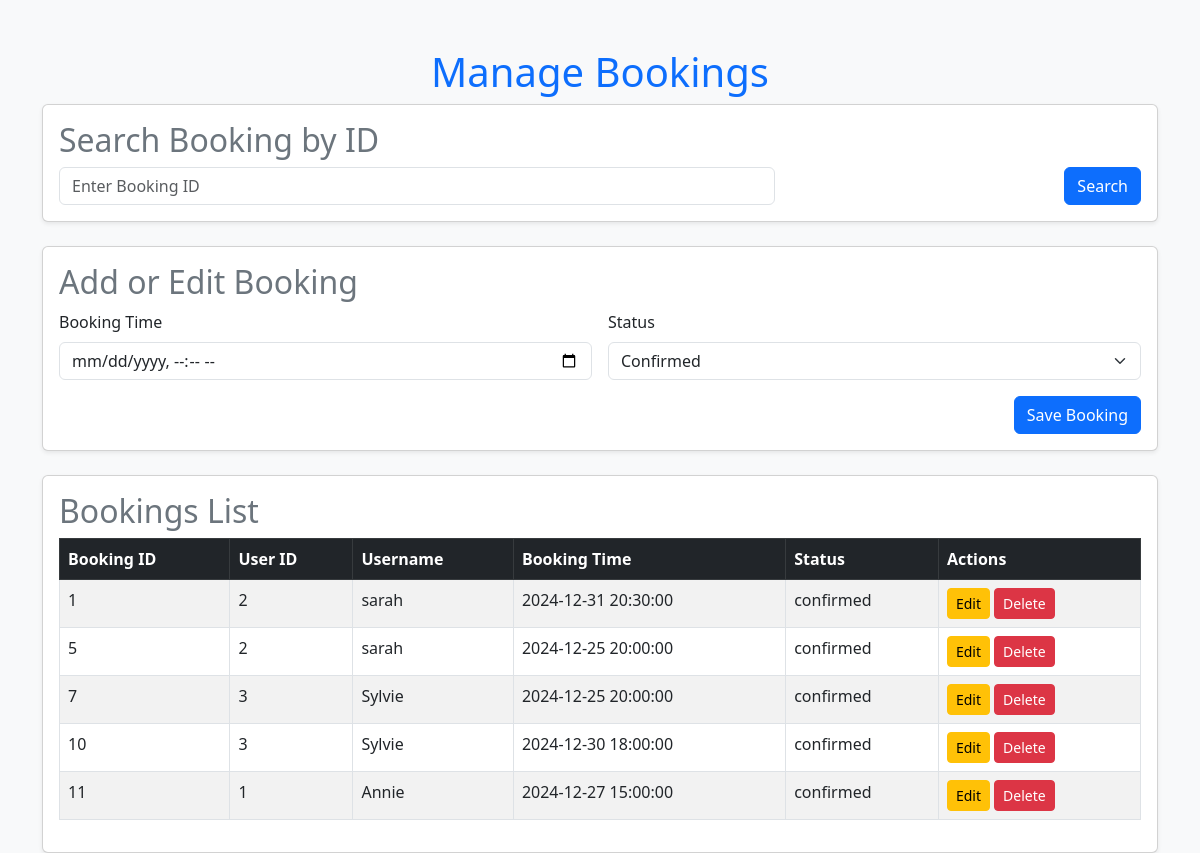
The page /bookings.php (signed in) on the database its author committed.
### tables this page shows
CREATE TABLE `bookings` (
  `booking_id` int(100) NOT NULL,
  `order_fk` int(11) NOT NULL,
  `booking_time` datetime NOT NULL,
  `status` enum('confirmed','cancelled') NOT NULL,
  `user_id` int(11) NOT NULL
);

CREATE TABLE `users` (
  `user_id` int(11) NOT NULL,
  `username` varchar(255) NOT NULL,
  `email` varchar(255) NOT NULL,
  `password` varchar(255) NOT NULL,
  `role` enum('customer','admin') NOT NULL,
  `created_at` datetime DEFAULT current_timestamp()
);

### bookings.php (the view, shortened to what this page needs)
<?php
$link = getDB();
$is_admin = isset($_SESSION['role']) && $_SESSION['role'] === 'admin';
if ($is_admin && isset($_GET['search']) && !empty($_GET['search'])) {
    $search_id = $_GET['search'];
    $fetch_sql = "SELECT b.booking_id, b.user_id, b.booking_time, b.status, u.username FROM Bookings b JOIN Users u ON b.user_id = u.user_id WHERE b.booking_id = ?";
    if ($fetch_stmt = mysqli_prepare($link, $fetch_sql)) {
        mysqli_stmt_bind_param($fetch_stmt, "i", $search_id);
        mysqli_stmt_execute($fetch_stmt);
        $result = mysqli_stmt_get_result($fetch_stmt);
    }
} else {
    if ($is_admin) {
        $fetch_sql = "SELECT b.booking_id, b.user_id, b.booking_time, b.status, u.username FROM Bookings b JOIN Users u ON b.user_id = u.user_id";
    } else {
        $fetch_sql = "SELECT booking_id, booking_time, status FROM Bookings WHERE user_id = ?";
    }
    if ($fetch_stmt = mysqli_prepare($link, $fetch_sql)) {
        mysqli_stmt_execute($fetch_stmt);
        $result = mysqli_stmt_get_result($fetch_stmt);
    }
}
?>
<!DOCTYPE html>
<html lang="en">
<head>
    <link rel="stylesheet" href="https://cdn.jsdelivr.net/npm/bootstrap@5.3.0-alpha1/dist/css/bootstrap.min.css">
</head>
<body class="bg-light">
    <div class="container mt-5">
        <h1 class="text-center text-primary">Manage Bookings</h1>
        <?php if ($is_admin): ?>
            <div class="card shadow-sm mb-4">
                <div class="card-body">
                    <h2 class="card-title text-secondary">Search Booking by ID</h2>
                    <form action="<?php echo htmlspecialchars($_SERVER["PHP_SELF"]); ?>" method="get" class="row g-3">
                        <div class="col-md-8">
                            <input type="number" name="search" class="form-control" placeholder="Enter Booking ID" required>
                        </div>
                        <div class="col-md-4 text-end">
                            <button type="submit" class="btn btn-primary">Search</button>
                        </div>
                    </form>
                </div>
            </div>
        <?php endif; ?>
        <div class="card shadow-sm mb-4">
            <div class="card-body">
                <h2 class="card-title text-secondary">Add or Edit Booking</h2>
                <form action="<?php echo htmlspecialchars($_SERVER["PHP_SELF"]); ?>" method="post" class="row g-3">
                    <div class="col-md-6">
                        <label for="booking_time" class="form-label">Booking Time</label>
                        <input type="datetime-local" name="booking_time" id="booking_time" class="form-control" required>
                    </div>
                    <div class="col-md-6">
                        <label for="status" class="form-label">Status</label>
                        <select name="status" id="status" class="form-select">
                            <option value="confirmed">Confirmed</option>
                        </select>
                    </div>
                    <div class="col-12 text-end">
                        <button type="submit" class="btn btn-primary">Save Booking</button>
                    </div>
                </form>
            </div>
        </div>
        <div class="card shadow-sm">
            <div class="card-body">
                <h2 class="card-title text-secondary">Bookings List</h2>
                <table class="table table-striped table-bordered">
                    <thead class="table-dark">
                        <tr>
                            <th>Booking ID</th>
                            <?php if ($is_admin): ?>
                                <th>User ID</th>
                                <th>Username</th>
                            <?php endif; ?>
                            <th>Booking Time</th>
                            <th>Status</th>
                            <th>Actions</th>
                        </tr>
                    </thead>
                    <tbody>
                        <?php if (mysqli_num_rows($result) > 0): ?>
                            <?php while ($row = mysqli_fetch_assoc($result)): ?>
                                <tr>
                                    <td><?php echo htmlspecialchars($row['booking_id']); ?></td>
                                    <?php if ($is_admin): ?>
                                        <td><?php echo htmlspecialchars($row['user_id']); ?></td>
                                        <td><?php echo htmlspecialchars($row['username']); ?></td>
                                    <?php endif; ?>
                                    <td><?php echo htmlspecialchars($row['booking_time']); ?></td>
                                    <td><?php echo htmlspecialchars($row['status']); ?></td>
                                    <td>
                                        <?php if ($is_admin): ?>
                                            <a href="#" class="btn btn-warning btn-sm edit-booking" data-id="<?php echo $row['booking_id']; ?>" data-time="<?php echo $row['booking_time']; ?>" data-status="<?php echo $row['status']; ?>">Edit</a>
                                        <?php endif; ?>
                                        <a href="?delete=<?php echo $row['booking_id']; ?>" class="btn btn-danger btn-sm" onclick="return confirm('Are you sure you want to delete this booking?');">Delete</a>
                                    </td>
                                </tr>
                            <?php endwhile; ?>
                        <?php else: ?>
                            <tr>
                                <td colspan="5" class="text-center">No bookings found</td>
                            </tr>
                        <?php endif; ?>
                    </tbody>
                </table>
            </div>
        </div>
    </div>
</body>
</html>

### rows shown on the page
bookings: booking_id "1", user "2", user.username "sarah", booking_time "2024-12-31 20:30:00", status "confirmed"
bookings: booking_id "5", user "2", user.username "sarah", booking_time "2024-12-25 20:00:00", status "confirmed"
bookings: booking_id "7", user "3", user.username "Sylvie", booking_time "2024-12-25 20:00:00", status "confirmed"
bookings: booking_id "10", user "3", user.username "Sylvie", booking_time "2024-12-30 18:00:00", status "confirmed"
bookings: booking_id "11", user "1", user.username "Annie", booking_time "2024-12-27 15:00:00", status "confirmed"
